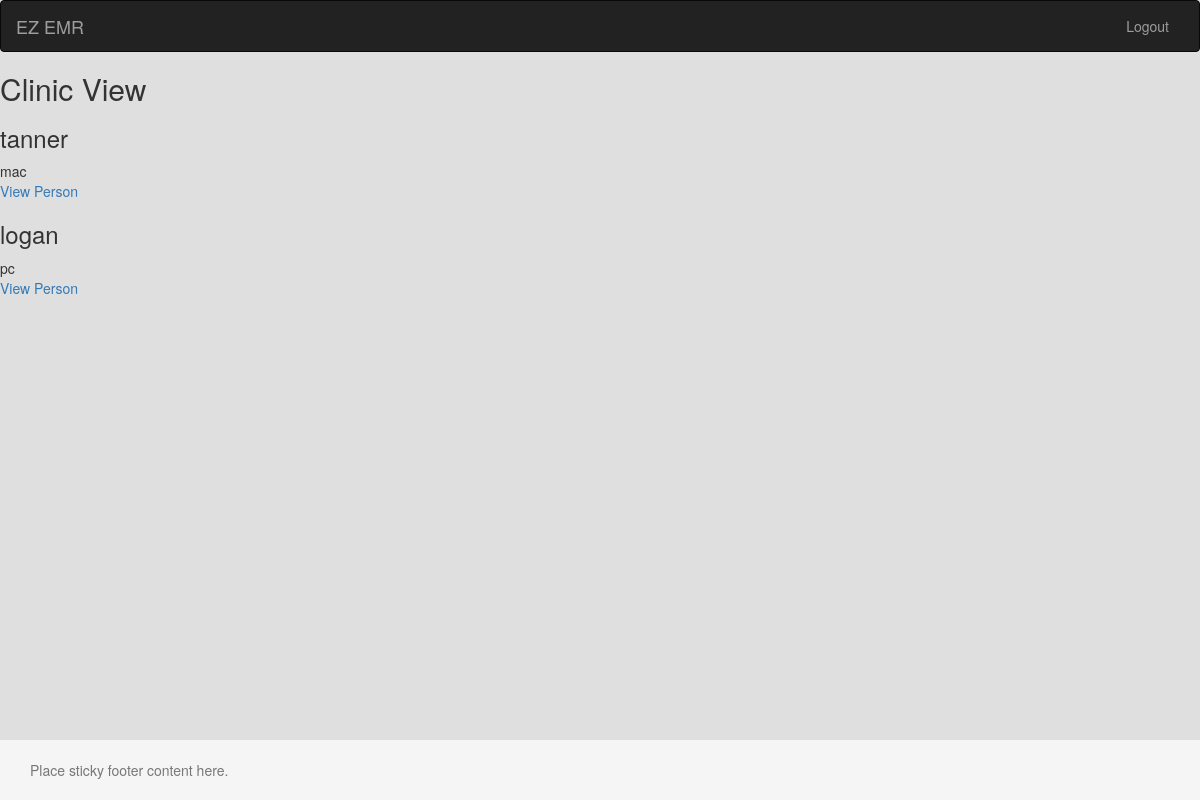
Page /index.php/clinic on the committed database.
### tables this page shows
CREATE TABLE `test2` (
  `id` int(11) NOT NULL AUTO_INCREMENT,
  `name` varchar(128) NOT NULL,
  `computer` varchar(128) NOT NULL,
  PRIMARY KEY (`id`)
);

### application/controllers/Clinic.php (called while the page is built, shortened)
<?php
class Clinic extends CI_Controller {
        public function __construct()
        {
                $this->load->model('clinic_model');
        }
        public function index()
        {
                $data['clinics'] = $this->clinic_model->get_clinics();
		        $data['title'] = 'Clinic View';
		        $this->load->view('templates/header', $data);
		        $this->load->view('clinic/index', $data);
		        $this->load->view('templates/footer');
        }
}

### index.php (called while the page is built, shortened)
<?php
require_once BASEPATH.'core/CodeIgniter.php';

### application/models/Clinic_model.php (called while the page is built, shortened)
<?php
class Clinic_model extends CI_Model {
    public function get_clinics($clinicID = FALSE)
	{
        if ($clinicID === FALSE)
        {
            $query = $this->db->get('test2');
            return $query->result_array();
        }
        $query = $this->db->get_where('test2', array('name' => $clinicID));
        return $query->row_array();
	}
}

### application/views/clinic/index.php (the view)
<h2><?php echo $title; ?></h2>
<?php foreach ($clinics as $clinic): ?>
        <h3><?php echo $clinic['name']; ?></h3>
        <div class="main">
                <?php echo $clinic['computer']; ?>
        </div>
         <p><a href="<?php echo site_url('clinic/'.$clinic['name']); ?>">View Person</a></p>
<?php endforeach; ?>

### application/views/templates/footer.php (style rules this page uses)
html { position: relative; min-height: 100%; }
body { margin-bottom: 60px; }

### rows in the picture
test2: name "tanner", computer "mac"
test2: name "logan", computer "pc"

### other values in the picture
$title "Clinic View"
